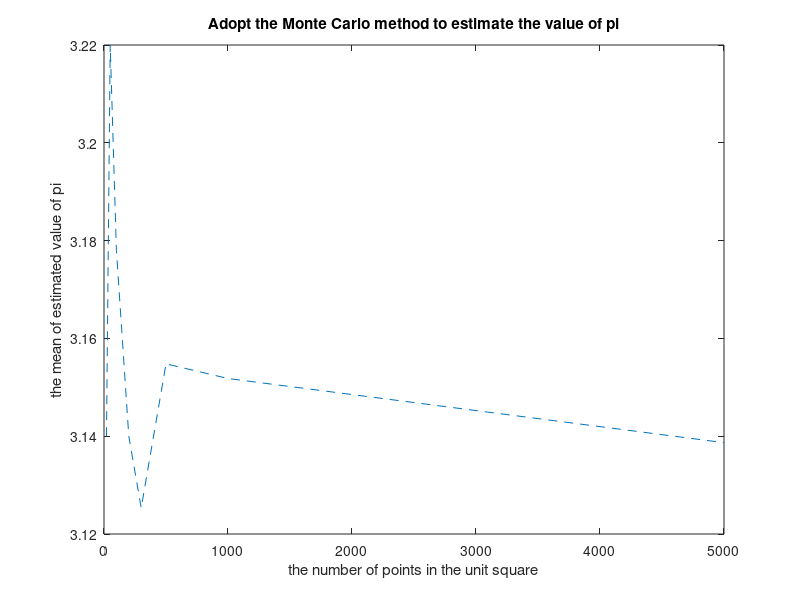

Write the MATLAB code that produced this figure.
clear;
points_num = [20, 50, 100, 200, 300, 500, 1000, 5000];
cal_pi_mean = [];
cal_pi_var = [];

for num = points_num
    cal_pi = [];
    for x = 1:20
        in_count = 0;
        for y = 1:num
            x_cor = rand(1);
            y_cor = rand(1);
            if x_cor*x_cor + y_cor*y_cor <= 1
                in_count = in_count + 1;
            end
        end
        cal_pi = [cal_pi in_count * 4 / num];
    end
    cal_pi_mean = [cal_pi_mean mean(cal_pi)];
    cal_pi_var = [cal_pi_var var(cal_pi)];
end

% subplot(2,1,1);
plot(points_num,cal_pi_mean,'--');
title('Adopt the Monte Carlo method to estimate the value of pi');
xlabel('the number of points in the unit square');
ylabel('the mean of estimated value of pi');
% subplot(2,1,2);
% plot(points_num,cal_pi_var);
% xlabel('the number of points in the unit square');
% ylabel('the variance of estimated value of pi');